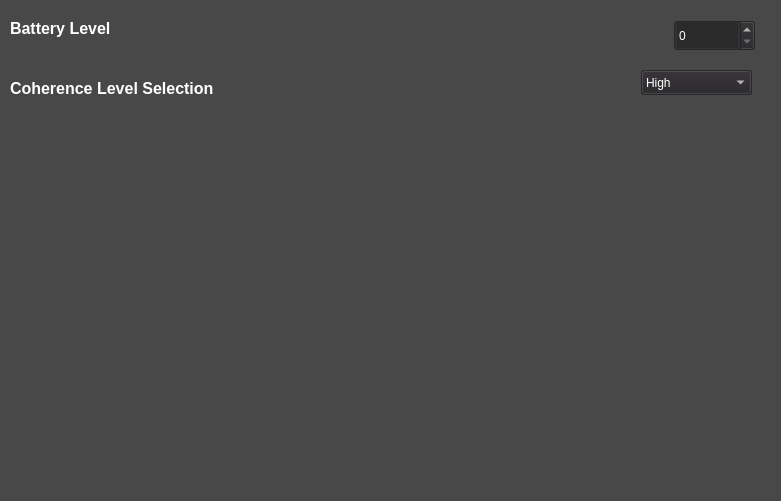
   <widget class="QWidget" name="widget" native="true">
    <property name="geometry">
     <rect>
      <x>449</x>
      <y>39</y>
      <width>781</width>
      <height>501</height>
     </rect>
    </property>
    <property name="palette">
     <palette>
      <active>
       <colorrole role="Button">
        <brush brushstyle="SolidPattern">
         <color alpha="153">
          <red>38</red>
          <green>36</green>
          <blue>39</blue>
         </color>
        </brush>
       </colorrole>
       <colorrole role="Text">
        <brush brushstyle="SolidPattern">
         <color alpha="255">
          <red>255</red>
          <green>255</green>
          <blue>255</blue>
         </color>
        </brush>
       </colorrole>
       <colorrole role="Base">
        <brush brushstyle="SolidPattern">
         <color alpha="153">
          <red>38</red>
          <green>36</green>
          <blue>39</blue>
         </color>
        </brush>
       </colorrole>
       <colorrole role="Window">
        <brush brushstyle="SolidPattern">
         <color alpha="153">
          <red>38</red>
          <green>36</green>
          <blue>39</blue>
         </color>
        </brush>
       </colorrole>
       <colorrole role="PlaceholderText">
        <brush brushstyle="SolidPattern">
         <color alpha="128">
          <red>255</red>
          <green>255</green>
          <blue>255</blue>
         </color>
        </brush>
       </colorrole>
      </active>
      <inactive>
       <colorrole role="Button">
        <brush brushstyle="SolidPattern">
         <color alpha="153">
          <red>38</red>
          <green>36</green>
          <blue>39</blue>
         </color>
        </brush>
       </colorrole>
       <colorrole role="Text">
        <brush brushstyle="SolidPattern">
         <color alpha="255">
          <red>255</red>
          <green>255</green>
          <blue>255</blue>
         </color>
        </brush>
       </colorrole>
       <colorrole role="Base">
        <brush brushstyle="SolidPattern">
         <color alpha="153">
          <red>38</red>
          <green>36</green>
          <blue>39</blue>
         </color>
        </brush>
       </colorrole>
       <colorrole role="Window">
        <brush brushstyle="SolidPattern">
         <color alpha="153">
          <red>38</red>
          <green>36</green>
          <blue>39</blue>
         </color>
        </brush>
       </colorrole>
       <colorrole role="PlaceholderText">
        <brush brushstyle="SolidPattern">
         <color alpha="128">
          <red>255</red>
          <green>255</green>
          <blue>255</blue>
         </color>
        </brush>
       </colorrole>
      </inactive>
      <disabled>
       <colorrole role="Button">
        <brush brushstyle="SolidPattern">
         <color alpha="153">
          <red>38</red>
          <green>36</green>
          <blue>39</blue>
         </color>
        </brush>
       </colorrole>
       <colorrole role="Text">
        <brush brushstyle="SolidPattern">
         <color alpha="255">
          <red>190</red>
          <green>190</green>
          <blue>190</blue>
         </color>
        </brush>
       </colorrole>
       <colorrole role="Base">
        <brush brushstyle="SolidPattern">
         <color alpha="153">
          <red>38</red>
          <green>36</green>
          <blue>39</blue>
         </color>
        </brush>
       </colorrole>
       <colorrole role="Window">
        <brush brushstyle="SolidPattern">
         <color alpha="153">
          <red>38</red>
          <green>36</green>
          <blue>39</blue>
         </color>
        </brush>
       </colorrole>
       <colorrole role="PlaceholderText">
        <brush brushstyle="SolidPattern">
         <color alpha="128">
          <red>0</red>
          <green>0</green>
          <blue>0</blue>
         </color>
        </brush>
       </colorrole>
      </disabled>
     </palette>
    </property>
    <property name="styleSheet">
     <string notr="true">background-color: rgba(38, 36, 39, 0.6)</string>
    </property>
    <widget class="QLabel" name="label_20">
     <property name="geometry">
      <rect>
       <x>10</x>
       <y>20</y>
       <width>131</width>
       <height>17</height>
      </rect>
     </property>
     <property name="font">
      <font>
       <pointsize>-1</pointsize>
       <weight>75</weight>
       <bold>true</bold>
      </font>
     </property>
     <property name="styleSheet">
      <string notr="true">font-size: 16px; background: none; color: white;</string>
     </property>
     <property name="text">
      <string>Battery Level</string>
     </property>
    </widget>
    <widget class="QSpinBox" name="PowerBox">
     <property name="geometry">
      <rect>
       <x>674</x>
       <y>20</y>
       <width>81</width>
       <height>31</height>
      </rect>
     </property>
     <property name="styleSheet">
      <string notr="true">color: white</string>
     </property>
    </widget>
    <widget class="QLabel" name="label_21">
     <property name="geometry">
      <rect>
       <x>10</x>
       <y>80</y>
       <width>221</width>
       <height>17</height>
      </rect>
     </property>
     <property name="font">
      <font>
       <pointsize>-1</pointsize>
       <weight>75</weight>
       <bold>true</bold>
      </font>
     </property>
     <property name="styleSheet">
      <string notr="true">font-size: 16px; background: none; color: white;</string>
     </property>
     <property name="text">
      <string>Coherence Level Selection</string>
     </property>
    </widget>
    <widget class="QComboBox" name="comboBox">
     <property name="geometry">
      <rect>
       <x>641</x>
       <y>70</y>
       <width>111</width>
       <height>25</height>
      </rect>
     </property>
     <property name="palette">
      <palette>
       <active>
        <colorrole role="Button">
         <brush brushstyle="SolidPattern">
          <color alpha="153">
           <red>38</red>
           <green>36</green>
           <blue>39</blue>
          </color>
         </brush>
        </colorrole>
        <colorrole role="ButtonText">
         <brush brushstyle="SolidPattern">
          <color alpha="255">
           <red>255</red>
           <green>255</green>
           <blue>255</blue>
          </color>
         </brush>
        </colorrole>
        <colorrole role="Base">
         <brush brushstyle="SolidPattern">
          <color alpha="153">
           <red>38</red>
           <green>36</green>
           <blue>39</blue>
          </color>
         </brush>
        </colorrole>
        <colorrole role="Window">
         <brush brushstyle="SolidPattern">
          <color alpha="153">
           <red>38</red>
           <green>36</green>
           <blue>39</blue>
          </color>
         </brush>
        </colorrole>
       </active>
       <inactive>
        <colorrole role="Button">
         <brush brushstyle="SolidPattern">
          <color alpha="153">
           <red>38</red>
           <green>36</green>
           <blue>39</blue>
          </color>
         </brush>
        </colorrole>
        <colorrole role="ButtonText">
         <brush brushstyle="SolidPattern">
          <color alpha="255">
           <red>255</red>
           <green>255</green>
           <blue>255</blue>
          </color>
         </brush>
        </colorrole>
        <colorrole role="Base">
         <brush brushstyle="SolidPattern">
          <color alpha="153">
           <red>38</red>
           <green>36</green>
           <blue>39</blue>
          </color>
         </brush>
        </colorrole>
        <colorrole role="Window">
         <brush brushstyle="SolidPattern">
          <color alpha="153">
           <red>38</red>
           <green>36</green>
           <blue>39</blue>
          </color>
         </brush>
        </colorrole>
       </inactive>
       <disabled>
        <colorrole role="Button">
         <brush brushstyle="SolidPattern">
          <color alpha="153">
           <red>38</red>
           <green>36</green>
           <blue>39</blue>
          </color>
         </brush>
        </colorrole>
        <colorrole role="ButtonText">
         <brush brushstyle="SolidPattern">
          <color alpha="255">
           <red>190</red>
           <green>190</green>
           <blue>190</blue>
          </color>
         </brush>
        </colorrole>
        <colorrole role="Base">
         <brush brushstyle="SolidPattern">
          <color alpha="153">
           <red>38</red>
           <green>36</green>
           <blue>39</blue>
          </color>
         </brush>
        </colorrole>
        <colorrole role="Window">
         <brush brushstyle="SolidPattern">
          <color alpha="153">
           <red>38</red>
           <green>36</green>
           <blue>39</blue>
          </color>
         </brush>
        </colorrole>
       </disabled>
      </palette>
     </property>
     <item>
      <property name="text">
       <string>High</string>
      </property>
     </item>
     <item>
      <property name="text">
       <string>Medium</string>
      </property>
     </item>
     <item>
      <property name="text">
       <string>Low</string>
      </property>
     </item>
    </widget>
   </widget>
